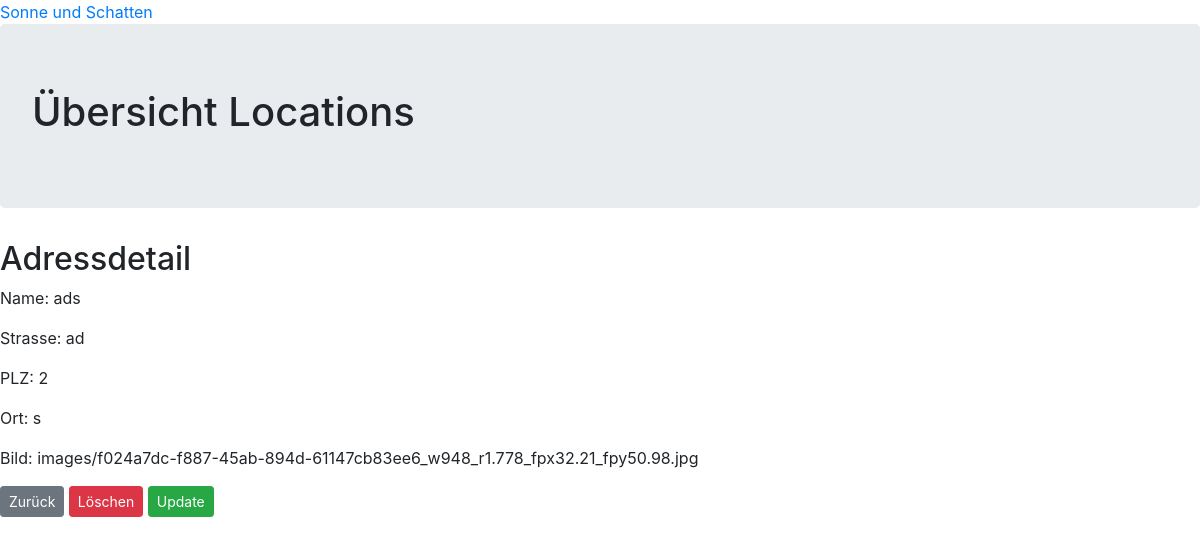
Page /1/ on the earlier database version.
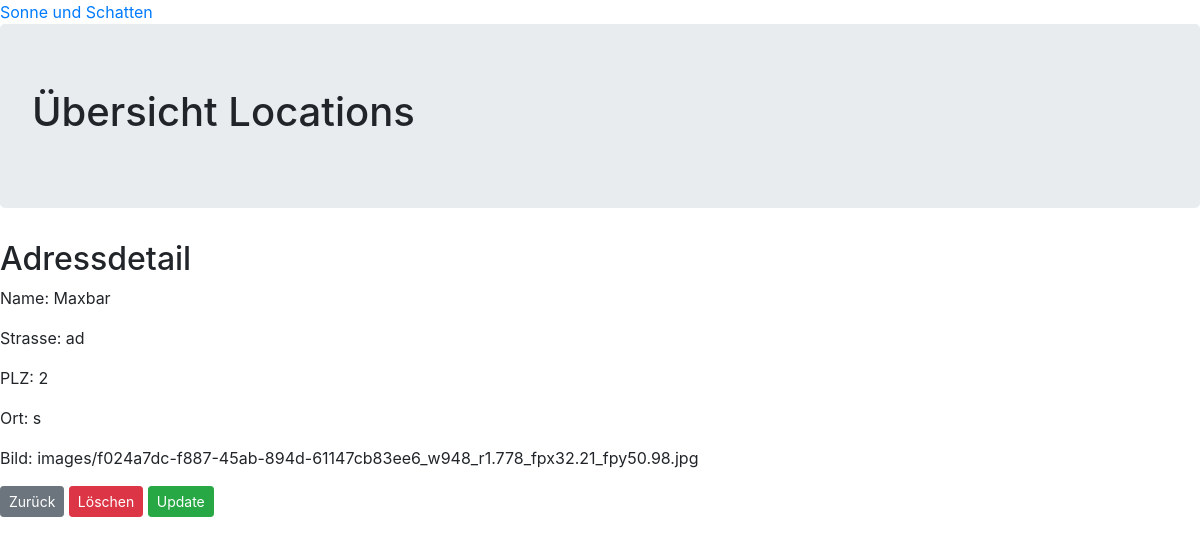
Same page on the later database version.
### adressen/models.py (models this page shows, shortened)
class Adressen(models.Model):
    name = models.CharField(max_length=100)
    strasse = models.CharField(max_length=100)
    hausnummer = models.IntegerField()
    plz = models.IntegerField()
    ort = models.CharField(max_length=100)
    image = models.ImageField(upload_to='images', null=True, blank=True)

### adressen/views.py (the view)
# urls.py: path('<int:pk>/', AdressDetail.as_view(), name='adress_detail'), # Neu
class AdressDetail(DetailView): # Neu
    model = Adressen # Neu
    template_name = 'adressen/adress_detail.html' # Neu

### adressen/templates/adressen/adress_detail.html
{% extends 'base.html' %}
{% block content %}
    <h2>Adressdetail</h2>
    <p>Name: {{adressen.name }}</p>
    <p>Strasse: {{adressen.strasse}}</p>
    <p>PLZ: {{adressen.plz}}</p>
    <p>Ort: {{adressen.ort}}</p>
    <p>Bild: {{adressen.image}}</p>
    <a class="btn btn-secondary btn-sm" href="{% url 'adress_start' %}">Zurück</a>
    <a class="btn btn-danger btn-sm" href="{% url 'adress_delete' adressen.pk %}">Löschen</a>
    <a class="btn btn-success btn-sm" href="{% url 'adress_update' adressen.pk %}">Update</a>
{% endblock content %}

### templates/base.html (shortened to what this page needs)
<!DOCTYPE html>
{% load static %}
<html>
  <head>
    <link rel="stylesheet" href="https://stackpath.bootstrapcdn.com/bootstrap/4.5.0/css/bootstrap.min.css">
    <link rel="stylesheet" href="/static/css/base.css">
  </head>
  <body>
    <div >
        <header>
            <nav >
                <a href="{% url 'adress_start' %}">Sonne und Schatten</a>
            </nav>
        </header>
        <div class="jumbotron">
            <h1>Übersicht Locations</h1>
        </div>
        {% block content %}
        {% endblock content %}
    </div>
  </body>
</html>

### static/css/base.css (style rules this page uses)
* { box-sizing: border-box; margin: 0; padding: 0; }

Differences in the rows shown:
changed Adressen "ad": name "ads" → "Maxbar"
